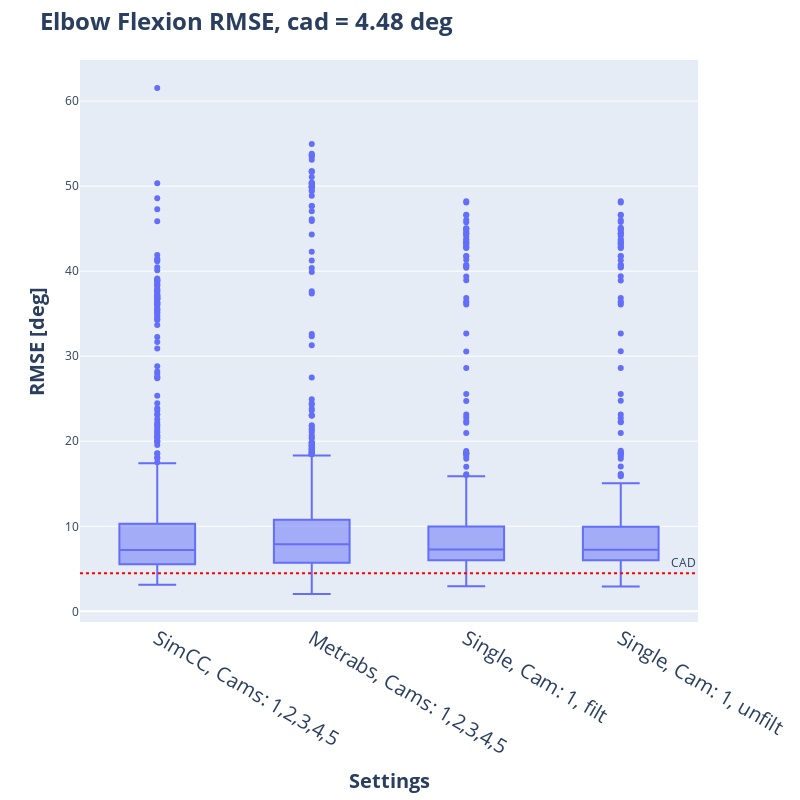
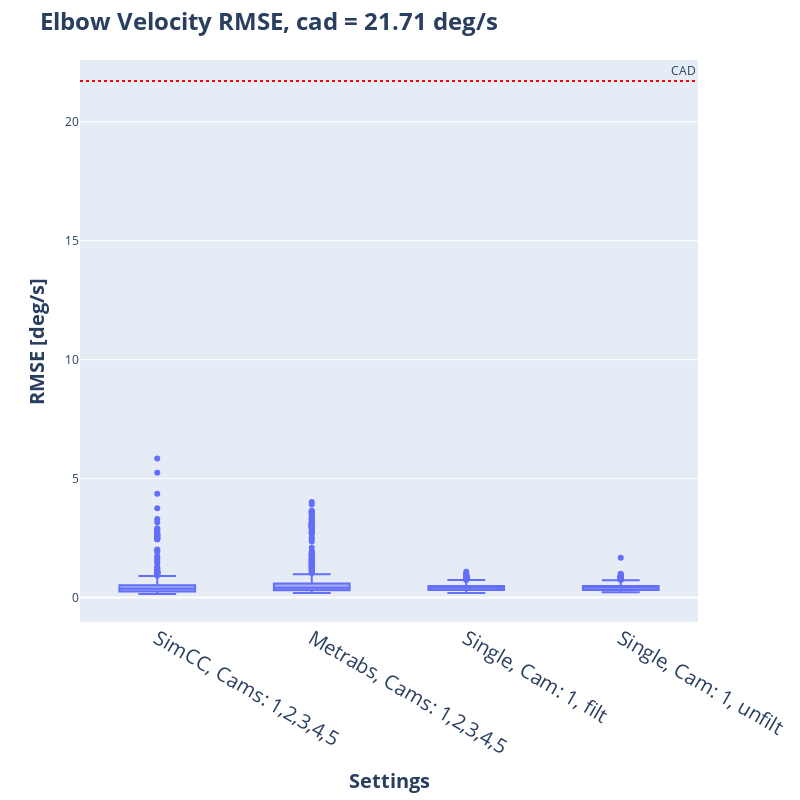
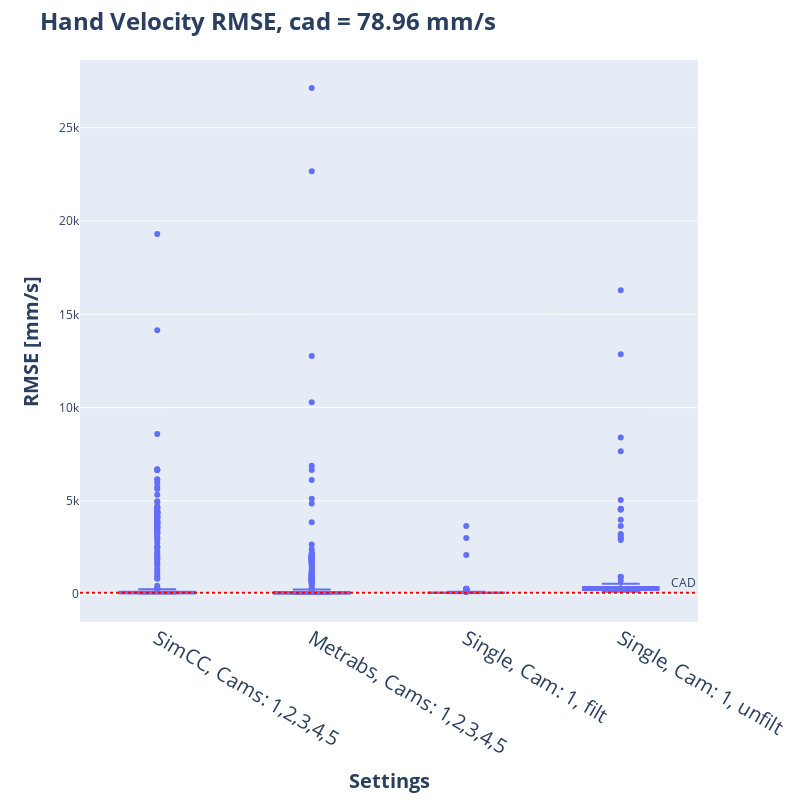
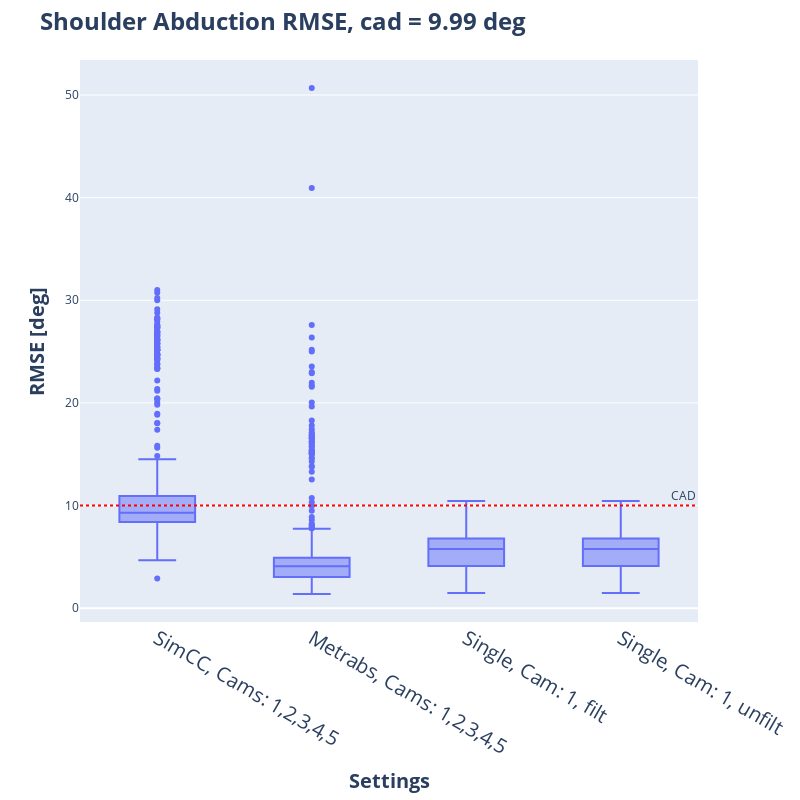

These figures' notebook cell, in order:
### Markdown cell above
## RMSE boxplot using trial_rmse

### Code cell
metrics = df_to_plot_trial['Metric'].unique()

for metric in metrics:
    df_to_plot_trial_metric = df_to_plot_trial[df_to_plot_trial['Metric'] == metric]
    fig = px.box(df_to_plot_trial_metric.sort_values(by='id_s'), x="Setting", y="RMSE",
                 template='plotly',
                 width=800, height=800)

    cad = df_to_plot_trial_metric['CAD'].unique()[0]
    fig.add_hline(y=cad, line_dash="dot", line_color='red', annotation_text="CAD", annotation_position="top right")

    title_name = get_title_measure_name(metric, add_unit = False)
    unit = get_unit(metric)

    fig.update_layout(title= dict(text=f'<b>{title_name} RMSE, cad = {cad} {unit}<b>', font=dict(size=24)),
          xaxis_title=dict(text=f'<b>Settings<b>', font=dict(size=20)),
          yaxis_title=dict(text=f'<b>RMSE [{unit}]<b>', font=dict(size=20)),
              xaxis=dict(tickfont=dict(size=20)))

    os.makedirs(dir_out_trial, exist_ok=True)
    png_path = os.path.join(dir_out_trial, f'0306_RMSE_trial_box_{title_name}.png')
    fig.write_image(png_path, scale = 5)

    fig.show()

### Figure 1 — Plotly figure (JSON) as saved in the notebook; plotly's stock layout.template omitted (floating-point values rounded to 4 significant figures; data arrays with more than 128 entries replaced by an {"elided": "..."} marker saying what was removed)
{"data": [{"alignmentgroup": "True", "hovertemplate": "Setting=%{x}<br>RMSE=%{y}<extra></extra>", "legendgroup": "", "marker": {"color": "#636efa"}, "name": "", "notched": false, "offsetgroup": "", "orientation": "v", "showlegend": false, "x": {"elided": "2314 str values"}, "x0": " ", "xaxis": "x", "y": {"elided": "2314 float values"}, "y0": " ", "yaxis": "y", "type": "box"}], "layout": {"xaxis": {"anchor": "y", "domain": [0.0, 1.0], "title": {"text": "<b>Settings<b>", "font": {"size": 20}}, "tickfont": {"size": 20}}, "yaxis": {"anchor": "x", "domain": [0.0, 1.0], "title": {"text": "<b>RMSE [deg]<b>", "font": {"size": 20}}}, "legend": {"tracegroupgap": 0}, "margin": {"t": 60}, "boxmode": "group", "height": 800, "width": 800, "shapes": [{"line": {"color": "red", "dash": "dot"}, "type": "line", "x0": 0, "x1": 1, "xref": "x domain", "y0": 4.48, "y1": 4.48, "yref": "y"}], "annotations": [{"showarrow": false, "text": "CAD", "x": 1, "xanchor": "right", "xref": "x domain", "y": 4.48, "yanchor": "bottom", "yref": "y"}], "title": {"font": {"size": 24}, "text": "<b>Elbow Flexion RMSE, cad = 4.48 deg<b>"}}}

### Figure 2 — Plotly figure (JSON) as saved in the notebook; plotly's stock layout.template omitted (floating-point values rounded to 4 significant figures; data arrays with more than 128 entries replaced by an {"elided": "..."} marker saying what was removed)
{"data": [{"alignmentgroup": "True", "hovertemplate": "Setting=%{x}<br>RMSE=%{y}<extra></extra>", "legendgroup": "", "marker": {"color": "#636efa"}, "name": "", "notched": false, "offsetgroup": "", "orientation": "v", "showlegend": false, "x": {"elided": "2314 str values"}, "x0": " ", "xaxis": "x", "y": {"elided": "2314 float values"}, "y0": " ", "yaxis": "y", "type": "box"}], "layout": {"xaxis": {"anchor": "y", "domain": [0.0, 1.0], "title": {"text": "<b>Settings<b>", "font": {"size": 20}}, "tickfont": {"size": 20}}, "yaxis": {"anchor": "x", "domain": [0.0, 1.0], "title": {"text": "<b>RMSE [deg/s]<b>", "font": {"size": 20}}}, "legend": {"tracegroupgap": 0}, "margin": {"t": 60}, "boxmode": "group", "height": 800, "width": 800, "shapes": [{"line": {"color": "red", "dash": "dot"}, "type": "line", "x0": 0, "x1": 1, "xref": "x domain", "y0": 21.71, "y1": 21.71, "yref": "y"}], "annotations": [{"showarrow": false, "text": "CAD", "x": 1, "xanchor": "right", "xref": "x domain", "y": 21.71, "yanchor": "bottom", "yref": "y"}], "title": {"font": {"size": 24}, "text": "<b>Elbow Velocity RMSE, cad = 21.71 deg/s<b>"}}}

### Figure 3 — Plotly figure (JSON) as saved in the notebook; plotly's stock layout.template omitted (floating-point values rounded to 4 significant figures; data arrays with more than 128 entries replaced by an {"elided": "..."} marker saying what was removed)
{"data": [{"alignmentgroup": "True", "hovertemplate": "Setting=%{x}<br>RMSE=%{y}<extra></extra>", "legendgroup": "", "marker": {"color": "#636efa"}, "name": "", "notched": false, "offsetgroup": "", "orientation": "v", "showlegend": false, "x": {"elided": "2314 str values"}, "x0": " ", "xaxis": "x", "y": {"elided": "2314 float values"}, "y0": " ", "yaxis": "y", "type": "box"}], "layout": {"xaxis": {"anchor": "y", "domain": [0.0, 1.0], "title": {"text": "<b>Settings<b>", "font": {"size": 20}}, "tickfont": {"size": 20}}, "yaxis": {"anchor": "x", "domain": [0.0, 1.0], "title": {"text": "<b>RMSE [mm/s]<b>", "font": {"size": 20}}}, "legend": {"tracegroupgap": 0}, "margin": {"t": 60}, "boxmode": "group", "height": 800, "width": 800, "shapes": [{"line": {"color": "red", "dash": "dot"}, "type": "line", "x0": 0, "x1": 1, "xref": "x domain", "y0": 78.96, "y1": 78.96, "yref": "y"}], "annotations": [{"showarrow": false, "text": "CAD", "x": 1, "xanchor": "right", "xref": "x domain", "y": 78.96, "yanchor": "bottom", "yref": "y"}], "title": {"font": {"size": 24}, "text": "<b>Hand Velocity RMSE, cad = 78.96 mm/s<b>"}}}

### Figure 4 — Plotly figure (JSON) as saved in the notebook; plotly's stock layout.template omitted (floating-point values rounded to 4 significant figures; data arrays with more than 128 entries replaced by an {"elided": "..."} marker saying what was removed)
{"data": [{"alignmentgroup": "True", "hovertemplate": "Setting=%{x}<br>RMSE=%{y}<extra></extra>", "legendgroup": "", "marker": {"color": "#636efa"}, "name": "", "notched": false, "offsetgroup": "", "orientation": "v", "showlegend": false, "x": {"elided": "2314 str values"}, "x0": " ", "xaxis": "x", "y": {"elided": "2314 float values"}, "y0": " ", "yaxis": "y", "type": "box"}], "layout": {"xaxis": {"anchor": "y", "domain": [0.0, 1.0], "title": {"text": "<b>Settings<b>", "font": {"size": 20}}, "tickfont": {"size": 20}}, "yaxis": {"anchor": "x", "domain": [0.0, 1.0], "title": {"text": "<b>RMSE [deg]<b>", "font": {"size": 20}}}, "legend": {"tracegroupgap": 0}, "margin": {"t": 60}, "boxmode": "group", "height": 800, "width": 800, "shapes": [{"line": {"color": "red", "dash": "dot"}, "type": "line", "x0": 0, "x1": 1, "xref": "x domain", "y0": 9.99, "y1": 9.99, "yref": "y"}], "annotations": [{"showarrow": false, "text": "CAD", "x": 1, "xanchor": "right", "xref": "x domain", "y": 9.99, "yanchor": "bottom", "yref": "y"}], "title": {"font": {"size": 24}, "text": "<b>Shoulder Abduction RMSE, cad = 9.99 deg<b>"}}}
